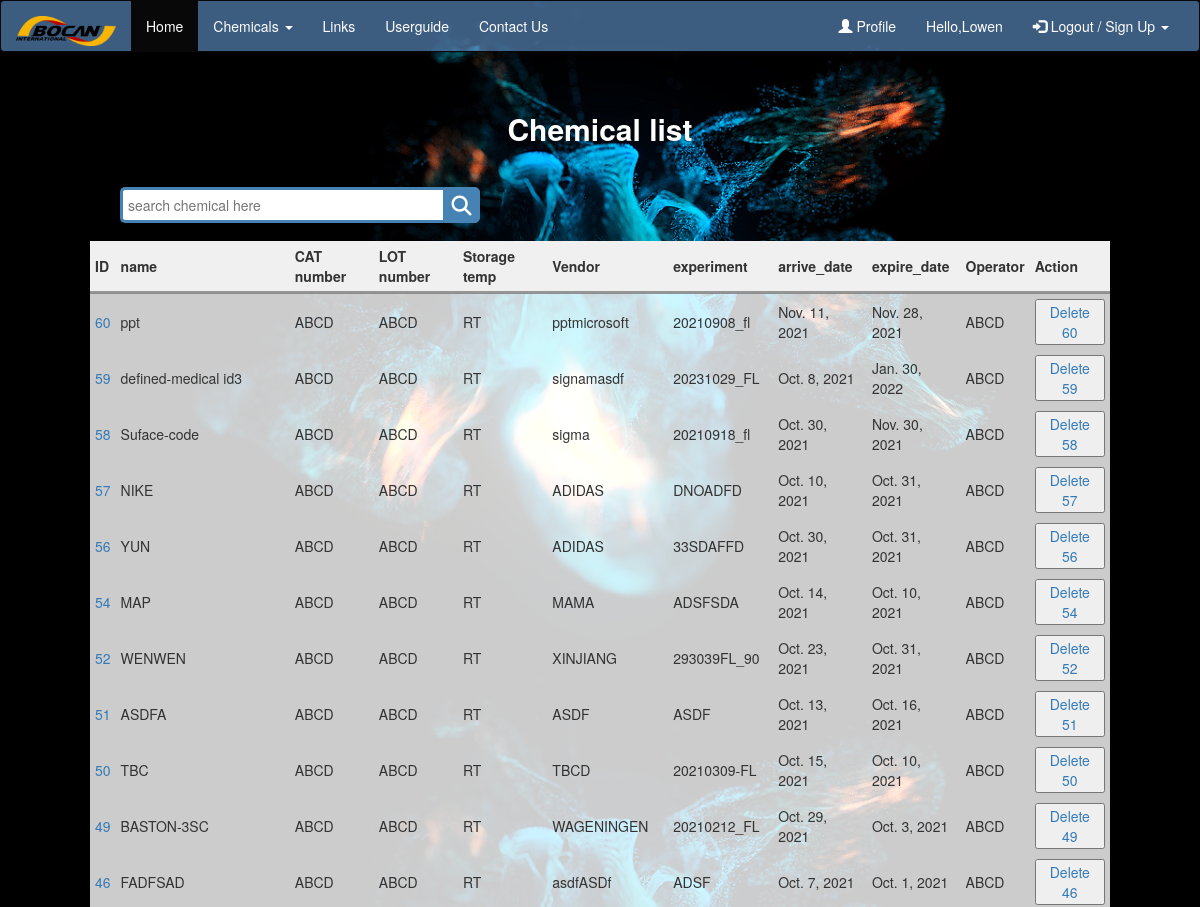
The app's page /home/ (signed in, upper part), older data.
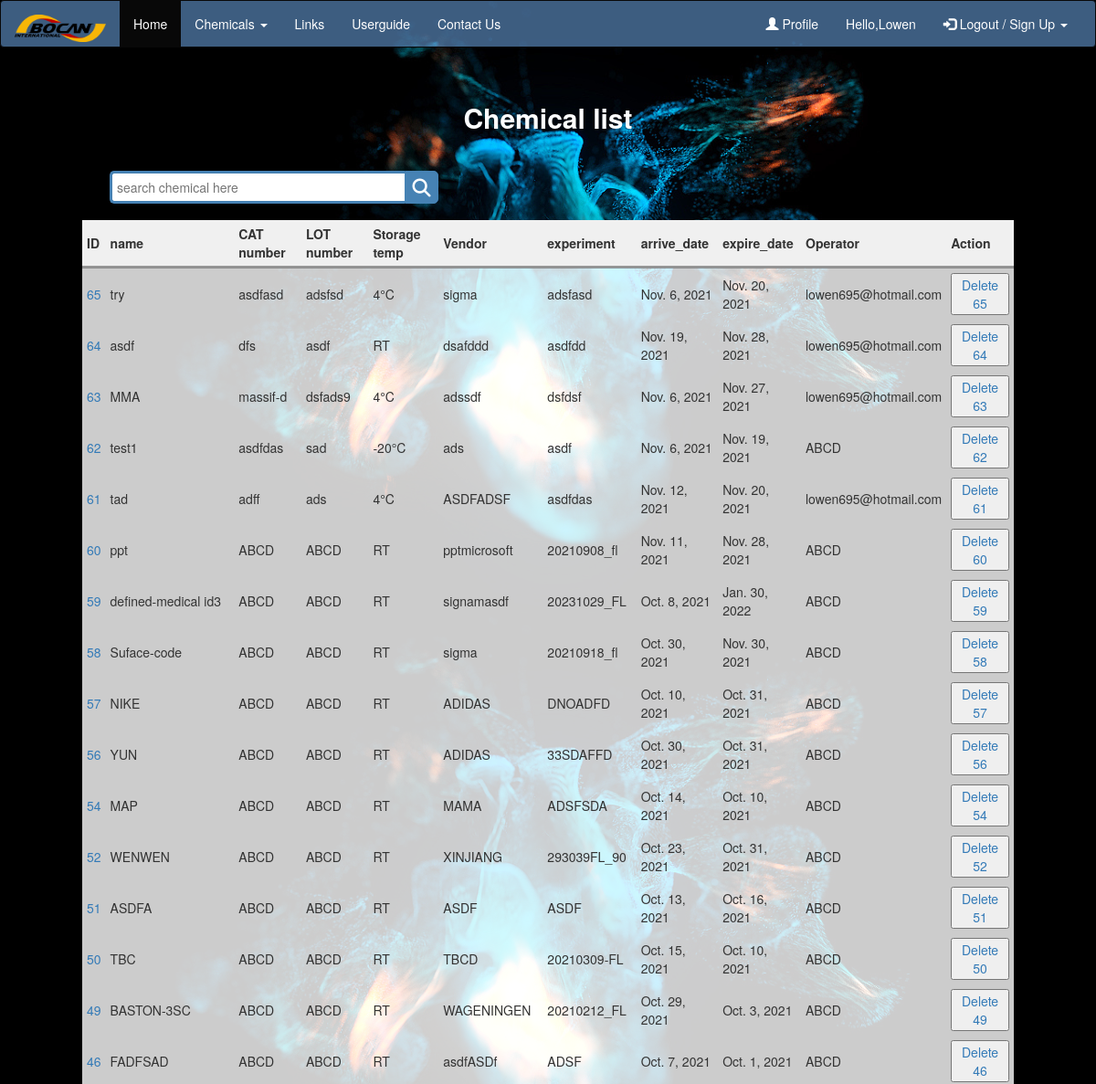
The same page, newer data.
### chemicals/models.py (models this page shows, shortened)
class chemicals(models.Model):
    Tempchoice = (('RT','RT'),('4','4'),('-20','-20'))
    name = models.CharField(max_length=20)
    vender = models.CharField(max_length=20)
    CAT = models.CharField(max_length=20,default='ABCD')
    LOT = models.CharField(max_length=20,default='ABCD')
    temperature = models.CharField(max_length=20, choices=Tempchoice, default='RT')
    experiment = models.CharField(max_length=15)
    arrive_date = models.DateField()
    expire_date = models.DateField()
    operator = models.CharField(max_length=20,default='ABCD')

### chemicals/views.py (the view)
# urls.py: path('home/', views.home_page,name='home'),
@login_required(login_url='login')
def home_page(request):
    chemical = chemicals.objects.all().order_by('-id')
    context = {'chemical':chemical}
    return render(request,'chemicals/home_page.html',context)

### chemicals/models.py (called while the page is built)
    def __str__(self):
        return self.username

### chemicals/templates/chemicals/home_page.html (shortened to what the changed rows need)
<!DOCTYPE html>
<html lang="en">
<head>
    <link rel="stylesheet" href="https://maxcdn.bootstrapcdn.com/bootstrap/3.3.7/css/bootstrap.min.css">
    <link rel="stylesheet" href="/static/css/searchbar.css">
</head>
<body>
<table class="demo">
	<thead>
	<tr>
		<th>ID</th>
		<th>name</th>
        <th>CAT number</th>
        <th>LOT number</th>
        <th>Storage temp</th>
		<th>Vendor</th>
		<th>experiment</th>
		<th>arrive_date</th>
		<th>expire_date</th>
        <th>Operator</th>
		<th>Action</th>
	</tr>
	</thead>
	<tbody>
	{% for chemical in chemical %}
	<tr>
		<td style="text-align:center">
			<a href="/detail/{{chemical.id}}" >{{chemical.id}} </a></td>
		<td>{{chemical.name}}</td>
        <td>{{chemical.CAT}}</td>
        <td>{{chemical.LOT}}</td>
        <td>{{chemical.temperature}}</td>
		<td>{{chemical.vender}}</td>
		<td>{{chemical.experiment}}</td>
		<td>{{chemical.arrive_date}}</td>
		<td>{{chemical.expire_date}}</td>
        <td>{{chemical.operator}}</td>
		<td><button>
			<a href="/delete/{{chemical.id}}" style="text-decoration: none"
			   onclick="return confirm('Are you sure to DELETE this item?')" >
				Delete {{chemical.id}}
			</a></button>
        </td>
	</tr>
	{% endfor %}
	</tbody>
</table>
 <br>
    <br>
<br>
<br>
</body>
</html>

Row changes from the older to the newer data that the page shows:
added chemicals: id "65", name "try", CAT "asdfasd", LOT "adsfsd", temperature "4°C", vender "sigma", experiment "adsfasd", arrive_date "Nov. 6, 2021", expire_date "Nov. 20, 2021", operator "lowen695@hotmail.com"
added chemicals: id "64", name "asdf", CAT "dfs", LOT "asdf", temperature "RT", vender "dsafddd", experiment "asdfdd", arrive_date "Nov. 19, 2021", expire_date "Nov. 28, 2021", operator "lowen695@hotmail.com"
added chemicals: id "63", name "MMA", CAT "massif-d", LOT "dsfads9", temperature "4°C", vender "adssdf", experiment "dsfdsf", arrive_date "Nov. 6, 2021", expire_date "Nov. 27, 2021", operator "lowen695@hotmail.com"
added chemicals: id "62", name "test1", CAT "asdfdas", LOT "sad", temperature "-20°C", vender "ads", experiment "asdf", arrive_date "Nov. 6, 2021", expire_date "Nov. 19, 2021", operator "ABCD"
added chemicals: id "61", name "tad", CAT "adff", LOT "ads", temperature "4°C", vender "ASDFADSF", experiment "asdfdas", arrive_date "Nov. 12, 2021", expire_date "Nov. 20, 2021", operator "lowen695@hotmail.com"
